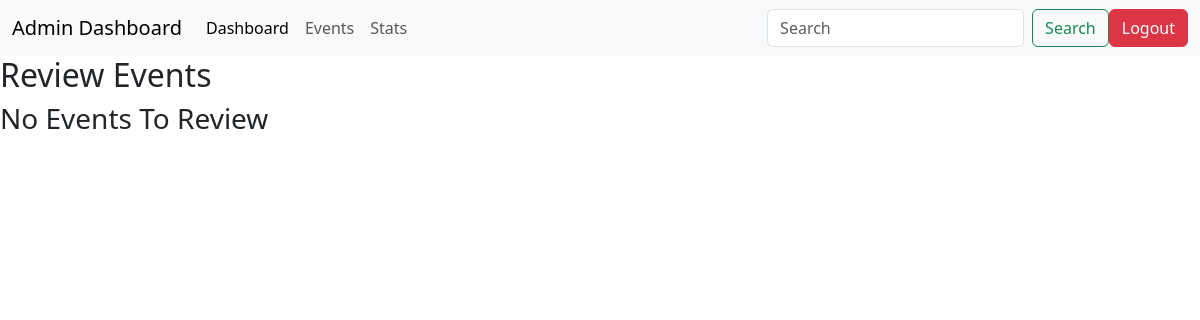
The page /admin/review on the database as committed earlier.
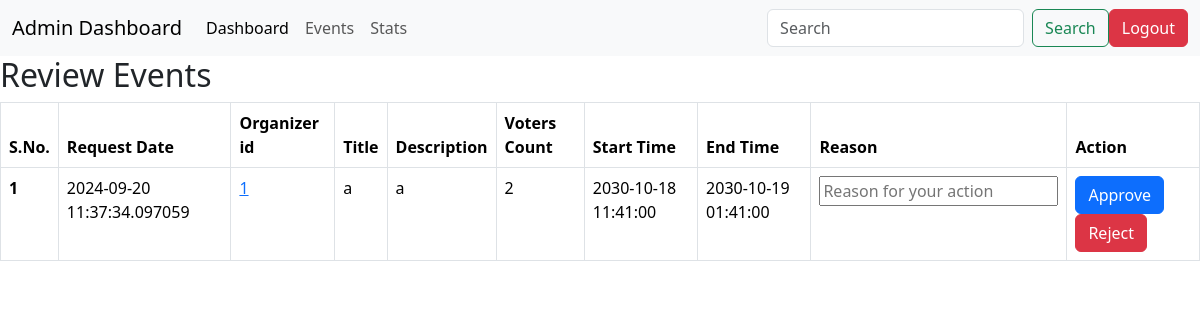
The same page on the database as committed later.
### application/models.py (models this page shows)
class Event(db.Model):
    id=db.Column(db.Integer(),primary_key=True)
    createTime=db.Column(db.DateTime)
    organizerId=db.Column(db.Integer(),db.ForeignKey('user.id'))
    title=db.Column(db.String(),default='x')
    desc=db.Column(db.String(),default='x')
    endTime=db.Column(db.DateTime,nullable=False)
    startTime=db.Column(db.DateTime,nullable=False)
    isApproved=db.Column(db.Boolean,default=False)
    voterCount=db.Column(db.Integer())
    durHour=db.Column(db.Integer())
    durMin=db.Column(db.Integer())
    numWinners=db.Column(db.Integer(),default=1)
    votes=db.relationship('Vote',backref='event')

### application/controllers.py (the view)
@app.route('/admin/review')
def adminReview():
    events=Event.query.filter_by(isApproved=0).all()
    return render_template('admin_review.html',events=events)

### templates/admin_review.html (shortened to what this page needs)
<!DOCTYPE html>
<html lang="en">
<head>
    <link href="https://cdn.jsdelivr.net/npm/bootstrap@5.3.3/dist/css/bootstrap.min.css" rel="stylesheet">
</head>
<body>
    <nav class="navbar navbar-expand-lg bg-body-tertiary">
        <div class="container-fluid">
          <a class="navbar-brand" href="#">Admin Dashboard</a>
          <div class="collapse navbar-collapse" id="navbarSupportedContent">
            <ul class="navbar-nav me-auto mb-2 mb-lg-0">
              <li class="nav-item">
                <a class="nav-link active" aria-current="page" href="/admin">Dashboard</a>
              </li>
              <li class="nav-item">
                <a class="nav-link" href="/admin/events">Events</a>
              </li>
              <li class="nav-item">
                <a class="nav-link" href="/admin/stats">Stats</a>
              </li>
            </ul>
            <form class="d-flex" role="search">
              <input class="form-control me-2" type="search" placeholder="Search" aria-label="Search">
              <button class="btn btn-outline-success" type="submit">Search</button>
            </form>
            <a class="btn btn-danger" href="/">Logout</a>
          </div>
        </div>
      </nav>
    <h2>Review Events</h2>
    {% if events|length == 0 %}
        <h3>No Events To Review</h3>
    {%else%}
    <table class="table table-bordered">
        <thead>
            <tr>
                <th scope="col">S.No.</th>
                <th scope="col">Request Date</th>
                <th scope="col">Organizer id</th>
                <th scope="col">Title</th>
                <th scope="col">Description</th>
                <th scope="col">Voters Count</th>
                <th scope="col">Start Time</th>
                <th scope="col">End Time</th>
                <th scope="col">Reason</th>
                <th scope="col">Action</th>
            </tr>
        </thead>
        <tbody>
            {%for event in events%}
                <tr>
                    <th scope="row">{{loop.index}}</th>
                    <td>{{event.createTime}}</td>
                    <td><a href="/admin/{{event.organizerId}}/watchUser">{{event.organizerId}}</a></td>
                    <td>{{event.title}}</td>
                    <td>{{event.desc}}</td>
                    <td>{{event.voterCount}}</td>
                    <td>{{event.startTime}}</td>
                    <td>{{event.endTime}}</td>
                    <td><input type="text" placeholder="Reason for your action"></td>
                    <td><a type="button" class="btn btn-primary" href="/admin/{{event.id}}/approve">Approve</a><a type="button" class="btn btn-danger" href="/admin/{{event.id}}/reject">Reject</a></td>
                </tr>
              {%endfor%}
        </tbody>
    </table>
    {%endif%}
</body>
</html>

Rows that differ between the two databases and show on the page:
added Event: createTime "2024-09-20 11:37:34.097059", organizerId "1", title "a", desc "a", voterCount "2", startTime "2030-10-18 11:41:00", endTime "2030-10-19 01:41:00"
Other text that changed with them:
text no longer shown: "No Events To Review"
text now shown: "S.No. Request Date Organizer id Title Description Voters Count Start Time End Time Reason Action"
